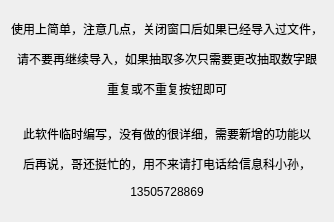
<?xml version="1.0" encoding="UTF-8"?>
<ui version="4.0">
 <class>about</class>
 <widget class="QDialog" name="about">
  <property name="geometry">
   <rect>
    <x>0</x>
    <y>0</y>
    <width>330</width>
    <height>222</height>
   </rect>
  </property>
  <property name="windowTitle">
   <string>Dialog</string>
  </property>
  <layout class="QVBoxLayout" name="verticalLayout">
   <item>
    <widget class="QLabel" name="label">
     <property name="text">
      <string>&lt;html&gt;&lt;head/&gt;&lt;body&gt;&lt;p align=&quot;center&quot;&gt;使用上简单，注意几点，关闭窗口后如果已经导入过文件，&lt;/p&gt;&lt;p align=&quot;center&quot;&gt;请不要再继续导入，如果抽取多次只需要更改抽取数字跟&lt;/p&gt;&lt;p align=&quot;center&quot;&gt;重复或不重复按钮即可&lt;/p&gt;&lt;/body&gt;&lt;/html&gt;</string>
     </property>
    </widget>
   </item>
   <item>
    <widget class="QLabel" name="label_2">
     <property name="text">
      <string>&lt;html&gt;&lt;head/&gt;&lt;body&gt;&lt;p align=&quot;center&quot;&gt;此软件临时编写，没有做的很详细，需要新增的功能以&lt;/p&gt;&lt;p align=&quot;center&quot;&gt;后再说，哥还挺忙的，用不来请打电话给信息科小孙，&lt;/p&gt;&lt;p align=&quot;center&quot;&gt;13505728869&lt;/p&gt;&lt;/body&gt;&lt;/html&gt;</string>
     </property>
    </widget>
   </item>
  </layout>
 </widget>
 <resources/>
 <connections/>
</ui>
